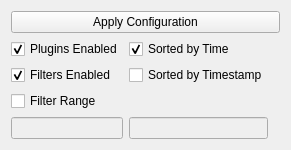
      <widget class="QFrame" name="enableConfigFrame">
       <property name="frameShape">
        <enum>QFrame::NoFrame</enum>
       </property>
       <property name="frameShadow">
        <enum>QFrame::Plain</enum>
       </property>
       <layout class="QGridLayout" name="gridLayout">
        <item row="8" column="1">
         <widget class="QLineEdit" name="lineEditFilterEnd">
          <property name="enabled">
           <bool>false</bool>
          </property>
          <property name="toolTip">
           <string extracomment="Filter Range End Index"/>
          </property>
         </widget>
        </item>
        <item row="0" column="0" colspan="4">
         <widget class="QPushButton" name="applyConfig">
          <property name="enabled">
           <bool>true</bool>
          </property>
          <property name="text">
           <string>Apply Configuration</string>
          </property>
          <property name="icon">
           <iconset resource="resources/resource.qrc">
            <normaloff>:/toolbar/png/weather-storm.png</normaloff>
            <disabledoff>:/toolbar/png/weather-clear.png</disabledoff>:/toolbar/png/weather-storm.png</iconset>
          </property>
         </widget>
        </item>
        <item row="8" column="0">
         <widget class="QLineEdit" name="lineEditFilterStart">
          <property name="enabled">
           <bool>false</bool>
          </property>
          <property name="toolTip">
           <string extracomment="Filter Range Start Index"/>
          </property>
         </widget>
        </item>
        <item row="2" column="0">
         <widget class="QCheckBox" name="pluginsEnabled">
          <property name="text">
           <string>Plugins Enabled</string>
          </property>
          <property name="checked">
           <bool>true</bool>
          </property>
         </widget>
        </item>
        <item row="3" column="1">
         <widget class="QCheckBox" name="checkBoxSortByTimestamp">
          <property name="enabled">
           <bool>true</bool>
          </property>
          <property name="text">
           <string>Sorted by Timestamp</string>
          </property>
         </widget>
        </item>
        <item row="7" column="0">
         <widget class="QCheckBox" name="checkBoxFilterRange">
          <property name="text">
           <string>Filter Range</string>
          </property>
         </widget>
        </item>
        <item row="2" column="1">
         <widget class="QCheckBox" name="checkBoxSortByTime">
          <property name="text">
           <string>Sorted by Time</string>
          </property>
          <property name="checked">
           <bool>true</bool>
          </property>
         </widget>
        </item>
        <item row="3" column="0">
         <widget class="QCheckBox" name="filtersEnabled">
          <property name="text">
           <string>Filters Enabled</string>
          </property>
          <property name="checked">
           <bool>true</bool>
          </property>
         </widget>
        </item>
       </layout>
      </widget>
